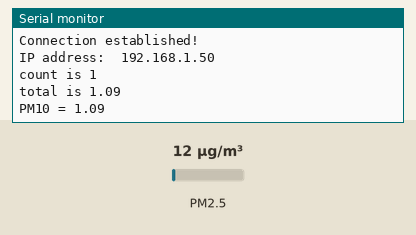
Recording of a sketch running on a simulated ESP8266 (NodeMCU). Parts: the last lines printed to the serial monitor. Wiring (inferred from the names in the program): dust sensor: data GPIO 5. The inputs (shaded band) are chosen by the test bench; at power-on: PM2.5 12 µg/m³. WiFi joins after 1.5 s; servers stay silent unless stated.

Above: at 3.3 s.
3.4 s: PM2.5 set to 6 µg/m³
At 4.8 s:
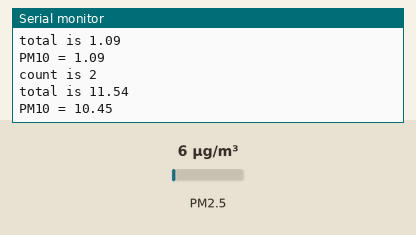
4.9 s: PM2.5 set to 75 µg/m³
At 7.4 s:
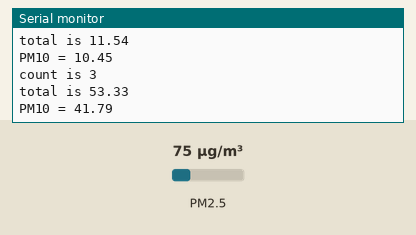
Timing chart, 0 to 8.9 s (numbered marks = the images above; inputs shaded):
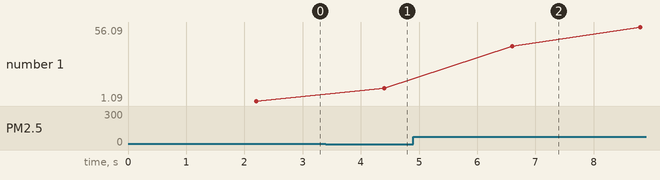

The sketch:

Firebase_with_esp8266_ppd42ns.ino
```cpp
#include <ESP8266WiFi.h>
#include <FirebaseArduino.h>

// Set these to run example.
#define FIREBASE_HOST "mise-3795b.firebaseio.com"
#define FIREBASE_AUTH "PD2N1V1zCi9FdfefMYVNB49R0YdMogQx74a8tB3h"
#define WIFI_SSID "KTEgg145"
#define WIFI_PASSWORD "kaii1357!!i"

//전역변수 선언
//ppd42ns
int ppd42ns_pin = 5;
unsigned long duration;
unsigned long starttime;
unsigned long sampletime_ms = 2000;//sampe 30s ;
unsigned long lowpulseoccupancy = 0;

float pcsPerCF = 0;
float ugm3 = 0;
float ratio = 0;
float concentration = 0;

//PM 평균
int count = 0;
float total = 0;
float average = 0;


void setup() {
  Serial.begin(115200);
  pinMode(ppd42ns_pin, INPUT);
  starttime = millis();

  // connect to wifi.
  WiFi.begin(WIFI_SSID, WIFI_PASSWORD);
  Serial.print("connecting");
  Serial.print(WIFI_SSID); Serial.println(" ...");

  int i = 0;
  while (WiFi.status() != WL_CONNECTED) {
    delay(1000);
    Serial.print(++i); Serial.print(' ');
  }

  Serial.println('\n');
  Serial.println("Connection established!");
  Serial.print("IP address:\t");
  Serial.println(WiFi.localIP());


  Firebase.begin(FIREBASE_HOST, FIREBASE_AUTH);
  Firebase.setFloat("pm10", 0);
  /*
    Firebase.set("sunlight", 0);
    Firebase.set("redlight", 0);
    Firebase.set("cooldown", 0);
    Firebase.set("brrr", 0);
  */
}


void loop() {

  ppd42ns();

}


void ppd42ns() {

  duration = pulseIn(ppd42ns_pin, LOW);
  lowpulseoccupancy = lowpulseoccupancy + duration;

  if ((millis() - starttime) > sampletime_ms) //if the sampel time == 30s
  {
    ratio = lowpulseoccupancy / (sampletime_ms * 10.0); // Integer percentage 0=>100
    concentration = 1.1 * pow(ratio, 3) - 3.8 * pow(ratio, 2) + 520 * ratio + 0.62; // using spec sheet curve
    pcsPerCF = concentration * 100;
    ugm3 = pcsPerCF / 7000;
    averagePM10(ugm3);
    Serial.print("PM10 = ");
    Serial.print(ugm3);
    Serial.println("\n");


    /*
      Serial.print("Firebase : ");
      Serial.print(Firebase.getFloat("/pm10"));
      Serial.println("\n");
    */

    lowpulseoccupancy = 0;
    starttime = millis();
  }
}


void averagePM10(float data) {


  count += 1;
  total += data;
  Serial.print("count is ");
  Serial.print(count);
  Serial.println("");

  Serial.print("total is ");
  Serial.print(total);
  Serial.println("");

  if (count >= 10) {
    average = total / count;
    Serial.print("average = ");
    Serial.print(average);
    Serial.println("");


    Firebase.setFloat("pm10", average);
    // handle error
    if (Firebase.failed()) {
      Serial.print("setting /number failed:");
      Serial.println(Firebase.error());
      return;
    }

    count = 0;
    total = 0;
  }


}
```

Measured:
- after the input at 3.4 s, the serial monitor: prints a new line after 1.0 s (image 1)
- after the input at 4.9 s, the serial monitor: prints a new line after 1.7 s (image 2)
- plotted number 1: 1.09 → 10.45 after the input at 3.4 s, 10.45 → 56.09 after the input at 4.9 s
